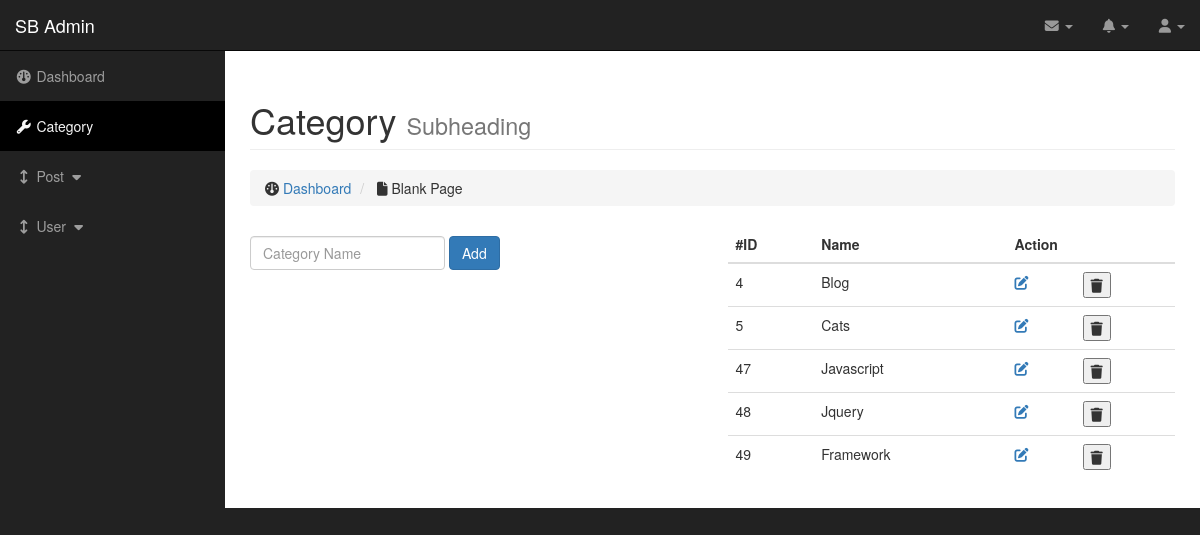
Screenshot of /admin/category.php with the database file from the repository.
### tables this page shows
CREATE TABLE `tbl_category` (
  `id` int(11) NOT NULL,
  `cat_name` varchar(100) NOT NULL,
  `updated_at` date DEFAULT current_timestamp(),
  `deleted_at` date DEFAULT NULL
);

### database.php (called while the page is built, shortened)
<?php
class database{
    private $hostname = DB_HOSTNAME;
    private $dbName = DB_NAME;
    private $username = DB_USERNAME;
    private $password = DB_USERPWD;
    public function __construct(){
    try{
        if($this->conn = new mysqli($this->hostname,$this->username,$this->password,$this->dbName)){
            return $this->conn;
        }else{
            throw new Exception('Unable to connect');
        }
    }catch(Exception $e){
            echo $e->getMessage();
        }
    }
}
?>

### maincontroller.php (called while the page is built, shortened)
<?php
require_once "../database.php";
class maincontroller extends database{
    public function fetchAllData($table_name){
        $sql = "SELECT * FROM $table_name WHERE `deleted_at` IS NULL";
        $res = $this->conn->query($sql);
        if($res->num_rows > 0){
            return $res;
        }else{
            return false;
        }
    }
}
?>

### admin/category.php (the view, shortened to what this page needs)
<?php
require_once "../maincontroller.php";
$obj = new maincontroller();
global $errors;
$result = $obj->fetchAllData('tbl_category');
?>
<!DOCTYPE html>
<html lang="en">
<head>
</head>
<body>
    <?php include "include/header.php"; ?>
    <div id="wrapper">
        <div id="page-wrapper">
            <div class="container-fluid">
                <div class="row">
                    <div class="col-lg-12">
                        <h1 class="page-header">
                            Category
                            <small>Subheading</small>
                        </h1>
                        <ol class="breadcrumb">
                            <li>
                                <i class="fa fa-dashboard"></i>  <a href="dashboard.php">Dashboard</a>
                            </li>
                            <li class="">
                                <i class="fa fa-file"></i> Blank Page
                            </li>
                        </ol>
                    </div>
                </div>
                <div class="row">
                <?php if(isset($_GET['edit'])){?>
                <div class="col-lg-6">
                <p>Edit</p>
                            <p style="color:red;"><?php echo $errors; ?></p>
                        <form action="" method="POST" class="form-inline" role="form">
                            <div class="form-group">
                                <label class="sr-only" for="">label</label>
                                <?php foreach($catedit as $row){?>
                                <input type="hidden" name="id" value="<?php echo $id;?>">
                                <input type="text" class="form-control" name="cat_name" value="<?php echo $row['cat_name'] ?>" placeholder="Category Name">
                                <?php } ?>
                            </div>
                            <button type="submit" name="update" class="btn btn-primary">Update</button>
                        </form>
                </div>
                <div class="row">
                <?php }else{?>
                <div class="col-lg-6">
                    <form action="" method="POST" class="form-inline" role="form">
                        <div class="form-group">
                            <input type="text" class="form-control" name="cat_name" placeholder="Category Name">
                        </div>
                        <button type="submit" name="cat-btn" class="btn btn-primary">Add</button>
                    </form>
                </div>
                <?php } ?>
                <div class="col-lg-6">
                    <div class="table-responsive">
                        <table class="table table-hover">
                            <thead>
                                <tr>
                                    <th>#ID</th>
                                    <th>Name</th>
                                    <th colspan="2">Action</th>
                                </tr>
                            </thead>
                            <tbody>
                                <?php
                                foreach ($result as $row){?>
                                <tr>
                                    <td><?php echo $row['id'];?></td>
                                    <td><?php echo $row['cat_name'];?></td>
                                    <td>
                                    <a href="category.php?edit=<?php echo $row['id'];?>"><i class="fa fa-edit" aria-hidden="true"></i></a></td>
                                    <td>
                                    <form action="" method="post">
                                        <button type="submit" name="delete"><i class="fa fa-trash" aria-hidden="true"></i></button>
                                    </form>
                                    </td>
                                </tr>
                                <?php }?>
                            </tbody>
                        </table>
                    </div>
                </div>
            </div>
        </div>
    </div>
</body>
</html>

### admin/css/sb-admin.css (style rules this page uses)
body { margin-top: 100px; background-color: #222; }
@media (min-width:768px) { body { margin-top: 50px; } }
#wrapper { padding-left: 0; }
#page-wrapper { width: 100%; padding: 0; background-color: #fff; }
@media (min-width:768px) { #wrapper { padding-left: 225px; } }
@media (min-width:768px) { #page-wrapper { padding: 10px; } }

### rows the page displays
tbl_category: id "4", cat_name "Blog"
tbl_category: id "5", cat_name "Cats"
tbl_category: id "47", cat_name "Javascript"
tbl_category: id "48", cat_name "Jquery"
tbl_category: id "49", cat_name "Framework"
